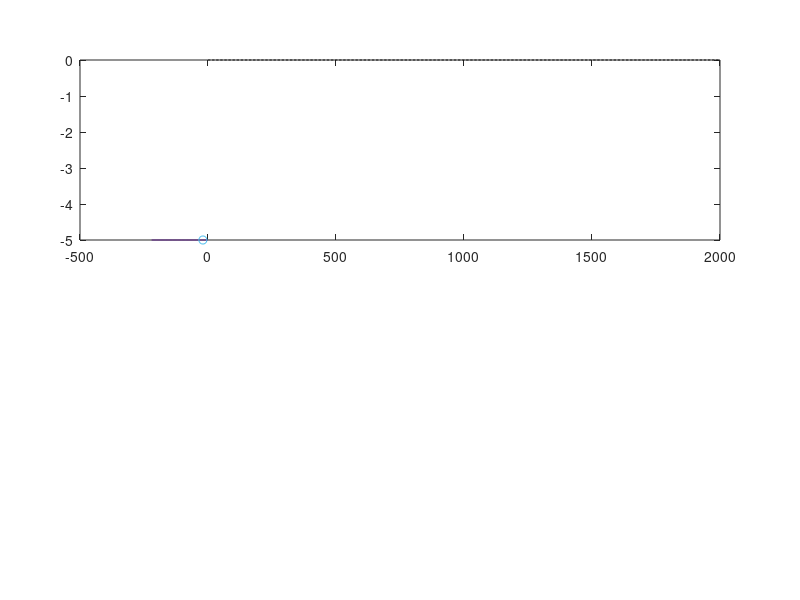

MATLAB code for this plot: (Note: this script raises an error after producing the figure.)
% =========================================================================
%               Video DEMO: Free Driving LCC
% Scenario:
%       One CAV is leading the motion of n HDVs behind
%       One sudden disturbance happens at one HDV behind the CAV
%
% See Section V of the following paper for details
%   Title : Leading Cruise Control in Mixed Traffic Flow:
%                      System Modeling,Controllability,and String Stability
%   Author:Jiawei Wang, Yang Zheng, Chaoyi Chen, Qing Xu and Keqiang Li
% =========================================================================

clc; clear; close all;

% -------------------------------------------------------------------------
%   Parameter setup
%--------------------------------------------------------------------------
% mode of the LCC system
FD_bool = 1;       % 0. CF-LCC; 1. FD-LCC

m       = 0;       % number of preceding vehicles
n       = 10;      % number of following vehicles
PerturbedID = 2;   % perturbation on vehicle
                   % 0. Head vehicle
                   % 1 - m. Preceding vehicles
                   % m+2 - n+m+1. Following vehicles
PerturbedType = 2; % perturbation type
                   % 1:Sine-wave Perturbation;  2: Braking
                   
% ------------------------------------------
% Parameters in the car-following model
% ------------------------------------------
alpha = 0.6; % Driver Model: OVM
beta  = 0.9;
s_st  = 5;
s_go  = 35;

% Traffic equilibrium
v_star   = 15;   % Equilibrium velocity
acel_max = 2;
dcel_max = -5;
v_max    = 30;
s_star   = acos(1-v_star/v_max*2)/pi*(s_go-s_st)+s_st; % Equilibrium spacing

% linearized model
alpha1 = alpha*v_max/2*pi/(s_go-s_st)*sin(pi*(s_star-s_st)/(s_go-s_st));
alpha2 = alpha+beta;
alpha3 = beta;

% Simulation length
TotalTime = 100;
Tstep     = 0.01;
NumStep   = TotalTime/Tstep;

% ------------------------------------------------------------------------
% Some output information
% ------------------------------------------------------------------------
fprintf('============================================================\n')
fprintf('    Demo: Car-Following Leading Cruise Control \n')
fprintf('          By Jiawei Wang, Yang Zheng \n')
fprintf('============================================================\n')
fprintf('Number of HDV vehicles behind: %d\n',n)
fprintf('Perturbation vehicle Id      : %d\n',PerturbedID)
fprintf('---------------------------\n')
fprintf('HDV car-following model: optimal velocity model (OVM) \n')
fprintf('Parameter setup in HDV car-following model: \n')
fprintf('    alpha  beta  s_st  s_go  v_max \n    %4.2f  %4.2f  %4.2f  %4.2f  %4.2f\n',alpha,beta,s_st,s_go,v_max)
fprintf('Coefficients in linearized HDV car-following model: \n')
fprintf('    alpha1  alpha2  alpha3 \n    %4.2f    %4.2f    %4.2f \n',alpha1,alpha2,alpha3)
fprintf('---------------------------\n')
fprintf('Simulation length (time step): %d  (%4.2f)\n',TotalTime,Tstep)  % this can be improved
fprintf('-----------------------------------------------------------\n')
fprintf('   Simulation beigns ...')

% ------------------------------------------------------------------------
% Experiment starts here
% ------------------------------------------------------------------------
% Mix or not
%   mix  = 0: All HDVs 
%   mix  = 1: there exists one CAV -- Free-driving LCC

tic
for mix = 0:1 
    switch mix  
        case 1
            ActuationTime = 0; % LCC controller work or not: 0 - Controller Work; Large: won't work
        case 0
            ActuationTime = 99999;
    end
    
    % -----------------------------------------------
    % Define state variables
    % -----------------------------------------------
    % Initial State for each vehicle
    S     = zeros(NumStep,m+n+2,3);
    dev_s = 0;
    dev_v = 0;
    co_v  = 1.0;
    v_ini = co_v*v_star; %Initial velocity
    % from - dev to dev
    S(1,:,1) = linspace(0,-(m+n+1)*s_star,m+n+2)' + (rand(m+n+2,1)*2*dev_s - dev_s);
    % The vehicles are uniformly distributed on the straight road with a random deviation
    S(1,:,2) = v_ini * ones(m+n+2,1) + (rand(m+n+2,1)*2*dev_v-dev_v);
    
    % meaning of parameters
    % 1:        head vehicle
    % 2-(m+1):  Preceding vehicles
    % m+2:      CAV
    % (m+3)-(m+n+2): Following vehicles
    
    ID = zeros(1,m+n+2);
    if mix
        ID(m+2) = 1;
    end
    
    X = zeros(2*(m+n+1),NumStep);
    u = zeros(NumStep,1);               % 0. HDV  1. CAV
    V_diff = zeros(NumStep,m+n+1);      % Velocity Difference
    D_diff = zeros(NumStep,m+n+1);      % Following Distance
    
    % ---------------------------------------------------------
    % LCC controller: the following choice is used in our paper
    % ---------------------------------------------------------
    K = zeros(1,2*(n+1));
    if FD_bool
        K(1:6) = [0,-0.5,-0.2,0.05,-0.1,0.05];
    else
        K(1:6) = [0.1,-0.5,-0.2,0.05,-0.1,0.05];
    end
    
    % ---------------------------------------------------------
    % Simulation starts here
    % ---------------------------------------------------------
    for k = 1:NumStep - 1
        % Update acceleration
        V_diff(k,:) = S(k,1:(end-1),2) - S(k,2:end,2); 
        D_diff(k,:) = S(k,1:(end-1),1) - S(k,2:end,1);
        cal_D = D_diff(k,:); % For the boundary of Optimal Veloicity Calculation
        for i = 1:m+n+1
            if cal_D(i) > s_go
                cal_D(i) = s_go;
            elseif cal_D(i) < s_st
                cal_D(i) = s_st;
            end
        end
        
        % nonlinear OVM Model
        % V_d = v_max/2*(1-cos(pi*(h-h_st)/(h_go-h_st)));
        % a2 = alpha*(V_d-v2)+beta*(v1-v2);
        acel = alpha*(v_max/2*(1-cos(pi*(cal_D-s_st)/(s_go-s_st))) - S(k,2:end,2))+beta*V_diff(k,:);
        acel(acel>acel_max) = acel_max;
        acel(acel<dcel_max) = dcel_max;
        
        S(k,2:end,3) = acel;
        S(k,1,3)     = 0; % the preceding vehicle
        
        % Perturbation type
        switch PerturbedType
            case 1     % sine wave
                P_A = 0.2;
                P_T = 15;
                if k*Tstep>20 && k*Tstep<20+P_T
                    S(k,PerturbedID+1,3) = P_A*cos(2*pi/P_T*(k*Tstep-20));
                end
            case 2     % braking
                if (k*Tstep>20)&&(k*Tstep<21)
                    S(k,PerturbedID+1,3) = -5;
                end
        end
        
        X(1:2:end,k) = reshape(D_diff(k,:),m+n+1,1) - s_star;
        X(2:2:end,k) = reshape(S(k,2:end,2),m+n+1,1) - v_star;
        if k > ActuationTime/Tstep
            u(k) = K*X(:,k);
            if u(k) > acel_max
                u(k) = acel_max;
            elseif u(k) < dcel_max
                u(k) = dcel_max;
            end
            S(k,m+2,3) = u(k);
        end
        
        %
        % SD as ADAS to prevent crash
        % 
        acel_sd     = (S(k,2:end,2).^2-S(k,1:(end-1),2).^2)./2./D_diff(k,:);
        acel_temp   = S(k,:,3);
        acel_temp(acel_sd>abs(dcel_max)) = dcel_max;
        S(k,:,3)    = acel_temp;
        
        S(k+1,:,2) = S(k,:,2) + Tstep*S(k,:,3);
        S(k+1,:,1) = S(k,:,1) + Tstep*S(k,:,2);
    end
    
    
   %% Data Recording
    if mix
        S_LCC = S;
    else
        S_HDV = S;
    end
end
tsim = toc;

fprintf('  ends at %6.4f seconds \n', tsim);
fprintf('   Computing average abosulte velocity error ... \n');
% -------------------------------------------------------------------------
% Calculate Average Abosulte Velocity Error
% -------------------------------------------------------------------------
VelocityDeviation_HDV = 0;
VelocityDeviation_LCC = 0;

for i=20/Tstep:40/Tstep
    VelocityDeviation_HDV = VelocityDeviation_HDV + sum(abs(S_HDV(i,2:end,2)-v_star));
    VelocityDeviation_LCC = VelocityDeviation_LCC + sum(abs(S_LCC(i,2:end,2)-v_star));
end
VelocityDeviation_HDV = VelocityDeviation_HDV*Tstep/20/11;
VelocityDeviation_LCC = VelocityDeviation_LCC*Tstep/20/11;
fprintf(' Looking ahead only (all HDVs)  |   LCC       |  Improvement rate \n')
fprintf(' %.2f                           |  %.2f       |  %6.4f \n',VelocityDeviation_HDV,VelocityDeviation_LCC,(VelocityDeviation_HDV-VelocityDeviation_LCC)/VelocityDeviation_HDV)

fprintf('   Computing total fuel consumption ... \n');
% -------------------------------------------------------------------------
% Calculate Fuel Consumption
% -------------------------------------------------------------------------
FuelConsumption_HDV = 0;
FuelConsumption_LCC = 0;

for i=20/Tstep:40/Tstep
    R_HDV  = 0.333 + 0.00108*S_HDV(i,2:end,2).^2 + 1.2*S_HDV(i,2:end,3);
    F_HDV  = 0.444 + 0.09*R_HDV.*S_HDV(i,2:end,2) + 0.054 * max(0,S_HDV(i,2:end,3)).^2.*S_HDV(i,2:end,2);
    F_HDV(R_HDV <= 0) = 0.444;
    FuelConsumption_HDV = FuelConsumption_HDV + sum(F_HDV)*Tstep;
    R_LCC  = 0.333 + 0.00108*S_LCC(i,2:end,2).^2 + 1.2*S_LCC(i,2:end,3);
    F_LCC  = 0.444 + 0.09*R_LCC.*S_LCC(i,2:end,2) + 0.054 * max(0,S_LCC(i,2:end,3)).^2.*S_LCC(i,2:end,2);
    F_LCC(R_LCC <= 0) = 0.444;
    FuelConsumption_LCC = FuelConsumption_LCC + sum(F_LCC)*Tstep;
end
fprintf(' Looking ahead only (all HDVs)  |   LCC       |  Improvement rate \n')
fprintf(' %.2f                         |  %.2f     |  %6.4f \n',FuelConsumption_HDV,FuelConsumption_LCC,(FuelConsumption_HDV-FuelConsumption_LCC)/FuelConsumption_HDV)

% ------------------------------------------------------------------------
%  Plot Video 
% ------------------------------------------------------------------------
fprintf('-----------------------------------------------------------\n')
fprintf('    Now record a video for demonstration, please wait ... \n')

videoOutput = 0;  % whether save into a video file
vehicleSize = 12; % MarkerSize
FSize = 16;
VehicleColor = [93,40,132]/255;
if FD_bool
    videoFile = ['Video\FDLCC_Comparison_BrakeID_',num2str(PerturbedID),'.mp4'];
else
    videoFile = ['Video\CFLCC_Comparison_BrakeID_',num2str(PerturbedID),'.mp4'];
end

figure(1);
set(0,'defaultfigurecolor','w');
Position1 = [0.1,0.6,0.8,0.3];
Position2 = [0.1,0.15,0.8,0.3];

ax1 = subplot('Position',Position1);
plot(linspace(0,2000,2000),zeros(2000,1),'--','Linewidth',0.5,'Color','k');
hold on;

for id = 2:n+2
    line1(id) = plot(linspace(S_HDV(1,id-1,1),S_HDV(1,id,1),10),-5*ones(10,1),'Linewidth',1,'Color',VehicleColor);
    hold on;
end
for id = 2:n+2    
    position1(id) = plot(S_HDV(1,id,1),-5,'o');
    position1(id).MarkerSize = vehicleSize;
    if id == 2
        position1(id).MarkerFaceColor = [0,176,240]/255;
        position1(id).MarkerEdgeColor = 'none';
    else
        position1(id).MarkerFaceColor = [0.7,0.7,0.7];
        position1(id).MarkerEdgeColor = 'none';
    end
    hold on;
end

original_x1 = S_HDV(1,2,1)+20;
pstart1 = plot(original_x1,0,'o','MarkerSize',vehicleSize/2,...
    'MarkerFaceColor','k','MarkerEdgeColor','none');

axis([original_x1-250,original_x1,-6,6]);
set(gcf,'Position',[150,100,600,450]);
% axis off;

text1 = title('Time = 0 s','Interpreter','latex','Fontsize',FSize);
%text1.HorizontalAlignment = 'center';
set(gca,'TickLabelInterpreter','latex');
set(gca,'YTick',-6:6:6);

yl = ylabel('Velocity Perturbation ($\mathrm{m/s}$)','Interpreter','Latex','Color','k','FontSize',FSize);
yl.Position = [-262,-10,-1];
yl.Position(1) = yl.Position(1) + 15*15;

ax2 = subplot('Position',Position2);
plot(linspace(0,2000,2000),zeros(2000,1),'--','Linewidth',0.5,'Color','k');
hold on;

for id = 2:n+2
    line2(id) = plot(linspace(S_LCC(1,id-1,1),S_LCC(1,id,1),10),5*ones(10,1),'Linewidth',1,'Color',VehicleColor);
    hold on;
end

for id = 2:n+2
    position2(id) = plot(S_LCC(1,id,1),5,'o');
    position2(id).MarkerSize = vehicleSize;
    if id == 2
        position2(id).MarkerFaceColor = [0,176,240]/255;
        position2(id).MarkerEdgeColor = 'none';
    else
        position2(id).MarkerFaceColor = [0.7,0.7,0.7];
        position2(id).MarkerEdgeColor = 'none';
    end
    hold on;
end


original_x2 = S_LCC(1,2,1)+20;
pstart2     = plot(original_x2,0,'o','MarkerSize',vehicleSize/2,...
    'MarkerFaceColor','k','MarkerEdgeColor','none');

axis([original_x2-250,original_x2,-6,6]);
set(gcf,'Position',[150,100,700,330]);
% axis off;
set(gca,'TickLabelInterpreter','latex');
set(gca,'YTick',-6:6:6);

xlabel('Position ($\mathrm{m}$)','Interpreter','Latex','Color','k','FontSize',FSize);

original_x1 = original_x1 + 15*15;
original_x2 = original_x2 + 15*15;

if FD_bool
    line1(2).Visible = 'off';
    line2(2).Visible = 'off';
    pstart1.Visible = 'off';
    pstart2.Visible = 'off';
end

dt = 0.02;

if videoOutput
    myVideo = VideoWriter(videoFile,'MPEG-4');
    myVideo.FrameRate = 1/dt;
    open(myVideo);
end

for i=15/Tstep:dt/Tstep:50/Tstep  
    ax1;
    for id = 2:n+2
        line1(id).XData = linspace(S_HDV(i,id-1,1),S_HDV(i,id,1),10);
        line1(id).YData = linspace(S_HDV(i,id-1,2)-15,S_HDV(i,id,2)-15,10);
    end
    
    for id = 2:n+2
        position1(id).XData = S_HDV(i,id,1);
        position1(id).YData = S_HDV(i,id,2)-15;
    end
    original_x1 = original_x1 + 15*dt;
    yl.Position(1) = yl.Position(1) + 15*dt;
    pstart1.XData = original_x1;
    
    ax1.XLim = [original_x1-250,original_x1];
    
    %     text1.Position(1) = 0.5*(2*original_x1-250);
    text1.String = ['Time = ',num2str(i*Tstep,'%4.1f'),' s'];
    
    ax2;
    for id = 2:n+2
        line2(id).XData = linspace(S_LCC(i,id-1,1),S_LCC(i,id,1),10);
        line2(id).YData = linspace(S_LCC(i,id-1,2)-15,S_LCC(i,id,2)-15,10);
    end
    
    for id = 2:n+2
        position2(id).XData = S_LCC(i,id,1);
        position2(id).YData = S_LCC(i,id,2)-15;
    end
    %original_x2 = original_x2 + 15*dt;
    original_x2 = S_LCC(i,2,1)+20;
    pstart2.XData = original_x2;
    
    ax2.XLim = [original_x2-250,original_x2];
    
    frame = getframe(gcf);
    if videoOutput
        writeVideo(myVideo,frame);
    end
    drawnow;
    pause(0.01);  
end

if videoOutput
    close(myVideo);
end

